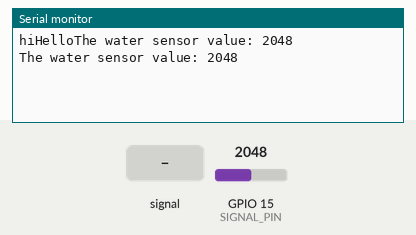
Simulated run of this sketch. Board: ESP32. Parts: the last lines printed to the serial monitor. The inputs (shaded band) are chosen by the test bench; at power-on: GPIO 15 (SIGNAL_PIN) = 2048.

Above: at 1.8 s.
1.9 s: GPIO 15 (SIGNAL_PIN) fed a 200 Hz sine of ±327 counts around its level
At 2.8 s:
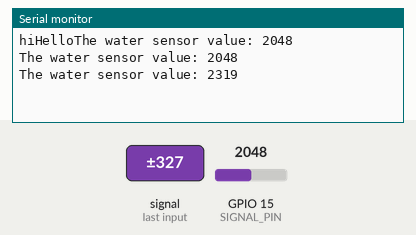
3.4 s: GPIO 15 (SIGNAL_PIN) set to 2866
At 4.7 s:
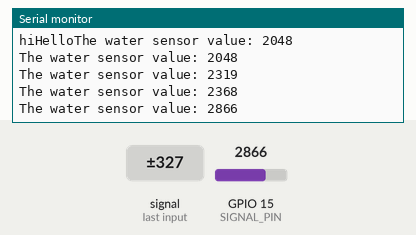
4.9 s: GPIO 15 (SIGNAL_PIN) fed a 1000 Hz sine of ±1023 counts around its level
At 5.4 s:
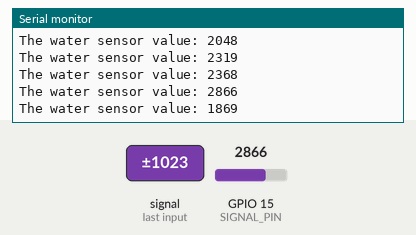
6.4 s: GPIO 15 (SIGNAL_PIN) set to 3603
At 7.7 s:
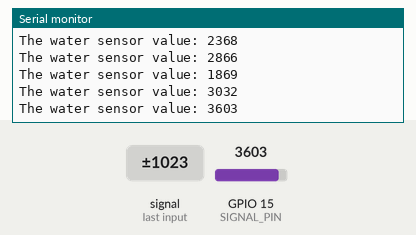
Timing chart, 0 to 8.9 s (numbered marks = the images above; inputs shaded):
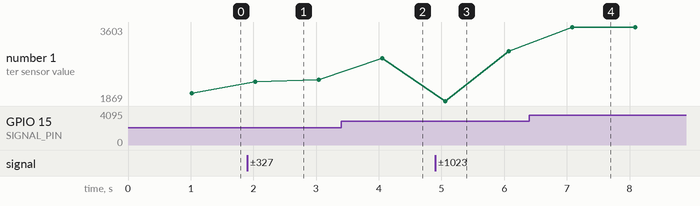

Measured:
- after the input at 1.9 s, the serial monitor: prints a new line after 0.13 s (image 1)
- after the input at 3.4 s, the serial monitor: prints a new line after 0.65 s (image 2)
- after the input at 4.9 s, the serial monitor: prints a new line after 0.16 s (image 3)
- after the input at 6.4 s, the serial monitor: prints a new line after 0.68 s (image 4)
- plotted number 1: 2048 → 2368 after the input at 1.9 s, 2368 → 2866 after the input at 3.4 s, 2866 → 3032 after the input at 4.9 s, 3032 → 3603 after the input at 6.4 s

The sketch:

Test_water_sensor.ino
```cpp
int SIGNAL_PIN = 15; // ESP32 pin GIOP36 (ADC0) connected to sensor's signal pin

int value = 0; // variable to store the sensor value

void setup() {
  Serial.print("hi");
  pinMode (SIGNAL_PIN, INPUT);
  Serial.print("Hello");
  Serial.begin(115200);
}

void loop() {
  delay(10);                      // wait 10 milliseconds
  value = analogRead(SIGNAL_PIN); // read the analog value from sensor

  Serial.print("The water sensor value: ");
  Serial.println(value);

  delay(1000);
}
```
